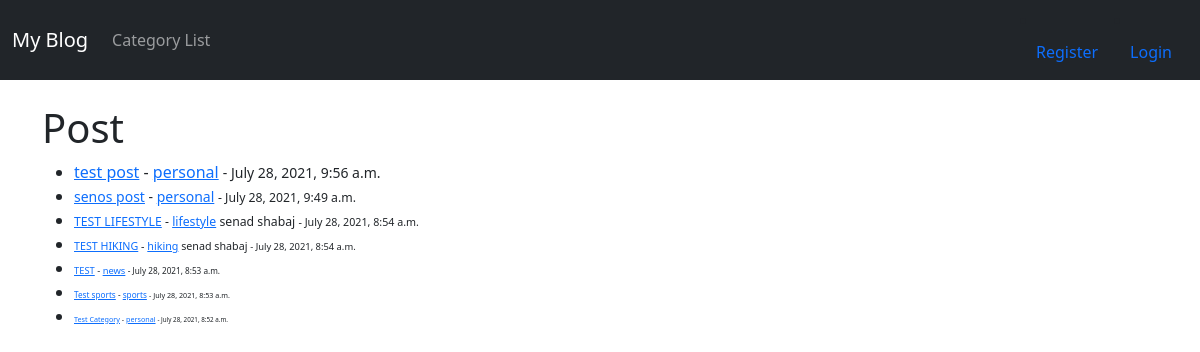
/, run on an earlier commit of the app's database.
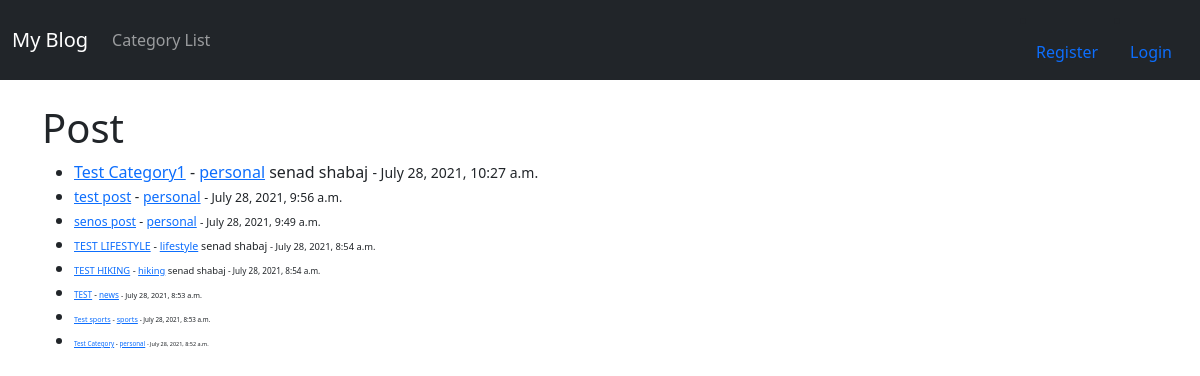
And on a later commit of the database.
### libpro/models.py (models this page shows, shortened)
class Post(models.Model):
    title = models.CharField(max_length=255)
    title_tag = models.CharField(max_length=255)
    author = models.ForeignKey(User, on_delete=models.CASCADE)
    body = models.TextField()
    post_date = models.DateTimeField(auto_now_add=True)
    category = models.CharField(max_length=255, default = 'Personal')
    likes = models.ManyToManyField(User, related_name='blog_post')

### libpro/views.py (the view)
# urls.py: path('', HomeView.as_view(), name = 'home'),
class HomeView(ListView):
    model = Post
    template_name = 'home.html'
    ordering = ['-post_date']
    def get_context_data(self,*args,**kwargs):
        cat_menu = Category.objects.all()
        context = super(HomeView,self).get_context_data(*args,**kwargs)
        context['cat_menu'] = cat_menu
        return context

### libpro/templates/home.html (shortened to what this page needs)
{% extends 'base.html'%}
{% block content %}
<h1>Post</h1>
<ul>
{% for post in object_list %}
    <li><a href= "{% url 'post-details' post.pk  %}">{{ post.title }}</a> -
    <a href= "{% url 'category' post.category|slugify %}">{{ post.category }}</a>
    {{ post.author.first_name }} {{ post.author.last_name }}
    <small>
        - {{ post.post_date }}
{% endfor %}
</ul>
{% endblock %}

What changed in the data, as far as the page shows it:
added Post: title "Test Category1", category "personal", author.first_name "senad", author.last_name "shabaj", post_date "July 28, 2021, 10:27 a.m."
